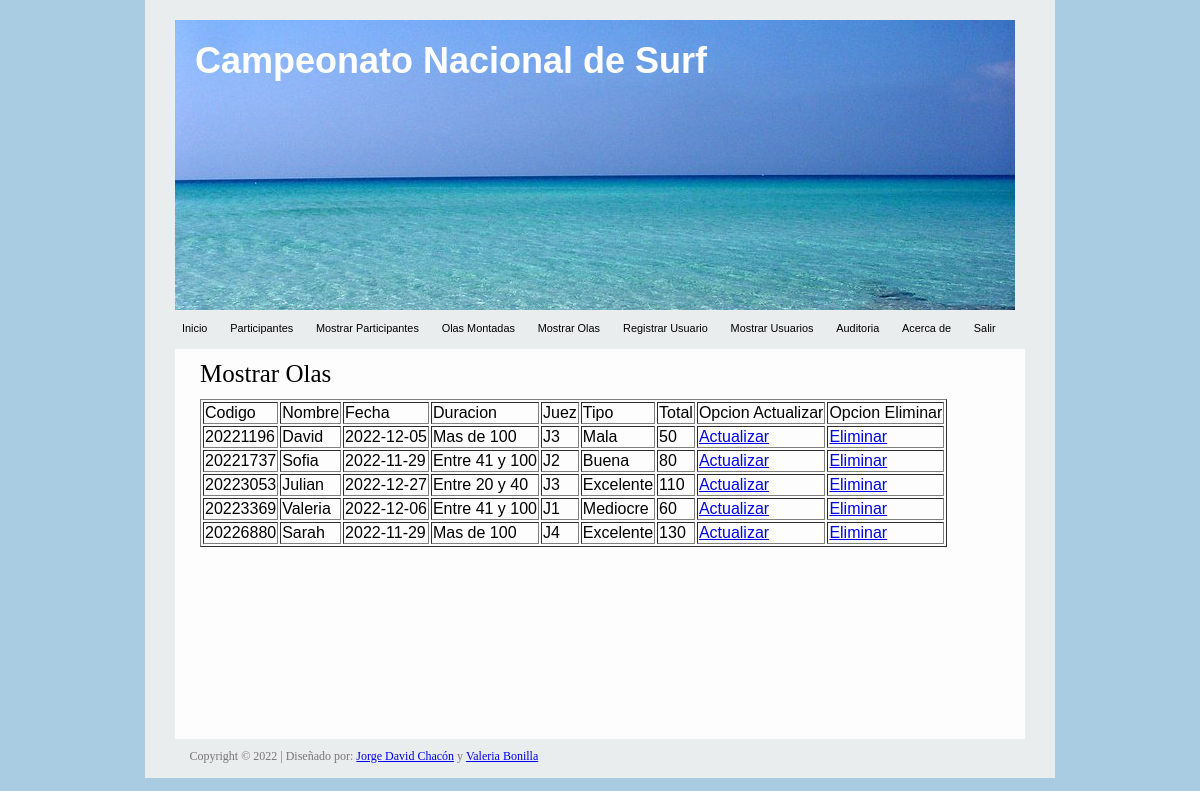
/MostrarOlas.php, run on the app's committed database.
### tables this page shows
CREATE TABLE IF NOT EXISTS `ola` (
  `codigo` varchar(255) NOT NULL,
  `nombre` varchar(255) NOT NULL,
  `fecha` varchar(255) NOT NULL,
  `duracion` varchar(255) NOT NULL,
  `juez` varchar(255) NOT NULL,
  `tipo` varchar(255) NOT NULL,
  `total` varchar(255) NOT NULL,
  PRIMARY KEY (`codigo`)
);

### MostrarOlas.php (the view, shortened to what this page needs)
<html>
<head>
<link rel="stylesheet" type="text/css" href="css.css" media="screen" />
</head>
<body>
<div id="container">
  <div id="header">
    <div class="headtitle">Campeonato Nacional de Surf</div>
  </div>
  <div id="menu">
    <ul>
      <li><a href="Inicio.php" title="">Inicio</a></li>
      <li><a href="Participantes.php" title="">Participantes</a></li>
      <li><a href="MostrarParticipantes.php" title="">Mostrar Participantes</a></li>
      <li><a href="OlasMontadas.php" title="">Olas Montadas</a></li>
      <li><a href="MostrarOlas.php" title="">Mostrar Olas </a></li>
	  <li><a href="Usuarios.php" title="">Registrar Usuario</a></li>
      <li><a href="MostrarUsuarios.php" title="">Mostrar Usuarios</a></li>
	  <li><a href="Auditoria.php" title="">Auditoria</a></li>
      <li><a href="AcercaDe.php" title="">Acerca de</a></li>
	  <li><a href="Salir.php" title="">Salir</a></li>
    </ul>
  </div>
  <div id="contentt">
    <div id="insidecontent"> <br>
      <h1>Mostrar Olas</h1>
	  <br>
<?php
        	$link = mysqli_connect("localhost", "root", "");
			mysqli_select_db($link, "SurfUp");
			$result = mysqli_query($link, "SELECT * FROM `ola`");
            echo "<table border= 1>";
			    echo "<tr>";
				echo "<td>" . "Codigo" . "</td>";
				echo "<td>" . "Nombre" . "</td>" ;
				echo "<td>" . "Fecha" . "</td>";
				echo "<td>" . "Duracion" . "</td>";
                echo "<td>" . "Juez" . "</td>";
				echo "<td>" . "Tipo" . "</td>";
				echo "<td>" . "Total" . "</td>";
				echo "<td>" . "Opcion Actualizar" . "</td>";
				echo "<td>" . "Opcion Eliminar" . "</td>";
				echo"</tr>";
			for ($i=0; $i < $result->num_rows ; $i++ )
			{
				mysqli_data_seek ($result, $i);
				$extraido= mysqli_fetch_array($result);
				echo "<tr>";
			    echo "<td>" . $extraido['codigo'] . "</td>";
				echo "<td>" . $extraido['nombre'] . "</td>";
				echo "<td>" . $extraido['fecha']. "</td>";
				echo "<td>" . $extraido['duracion']. "</td>";
				echo "<td>" . $extraido['juez']. "</td>";
				echo "<td>" . $extraido['tipo']. "</td>";
				echo "<td>" . $extraido['total']. "</td>";
                echo "<td><a href='ActualizarOla.php?codigo=" . $extraido['codigo'] . "'>Actualizar</a></td>";
				echo "<td><a href='MostrarOlas.php?codigo=" . $extraido['codigo'] . "'>Eliminar</a></td>";
				echo"</tr>";
			}
			echo "</table>";
?>
    </div>
  </div>
  <div id="footer"> <span>Copyright © 2022 | Diseñado por: <a href="mailto: dchacon2404@gmail.com" title="Jorge David Chacón">Jorge David Chacón</a>
   y <a href="mailto: vbonilla0825@gmail.com" title="Jorge David Chacón">Valeria Bonilla</a></span></div>
</div>
</body>
</html>

### css.css (style rules this page uses)
body { font-size: 62.5%; margin: 0; padding: 0; background-color: #A9CCE3 ; font-family: Arial,Helvetica,sans-serif; }
#container { margin: 0 auto; padding-top: 20px; width: 910px; position: relative; background-color: #EAEDED; }
#header { margin: 0 auto; width: 850px; height: 290px; background: transparent url('header.jpg') top left no-repeat; }
.headtitle { color:#fff; font-size:36px; font-weight:bold; padding:20px 20px 0 20px; }
#menu { margin: 0 20px; height: 29px; padding: 5px 0; }
#menu ul { margin: 0; padding: 7px; height: 29px; }
#menu ul li { list-style: none; display: inline; }
#menu ul li a:link, #menu ul li a:active, #menu ul li a:visited { color: #000; padding: 10px 10px 10px 10px; font-size: 1.09em; font-family: 'lucida grande', arial, sans-serif; font-weight: bold 100%; text-decoration: none; }
#contentt { min-height: 390px; width: 850px; margin: 0 auto; background-color:#FDFDFD; }
#insidecontent { float: left; padding-left: 25px; padding-right: 25px; width: auto; }
h1 { margin: 0; font-weight: normal; color: #000; font-size: 2.5em; font-family:Times; }
#footer { margin: 0 auto; width: 841px; height: 39px; }
#footer span { display: block; position: relative; font-family: Tahoma; font-size: 1.2em; padding: 10px; color: #767676; }

### data on the page
ola: codigo "20221196", nombre "David", fecha "2022-12-05", duracion "Mas de 100", juez "J3", tipo "Mala", total "50"
ola: codigo "20221737", nombre "Sofia", fecha "2022-11-29", duracion "Entre 41 y 100", juez "J2", tipo "Buena", total "80"
ola: codigo "20223053", nombre "Julian", fecha "2022-12-27", duracion "Entre 20 y 40", juez "J3", tipo "Excelente", total "110"
ola: codigo "20223369", nombre "Valeria", fecha "2022-12-06", duracion "Entre 41 y 100", juez "J1", tipo "Mediocre", total "60"
ola: codigo "20226880", nombre "Sarah", fecha "2022-11-29", duracion "Mas de 100", juez "J4", tipo "Excelente", total "130"
